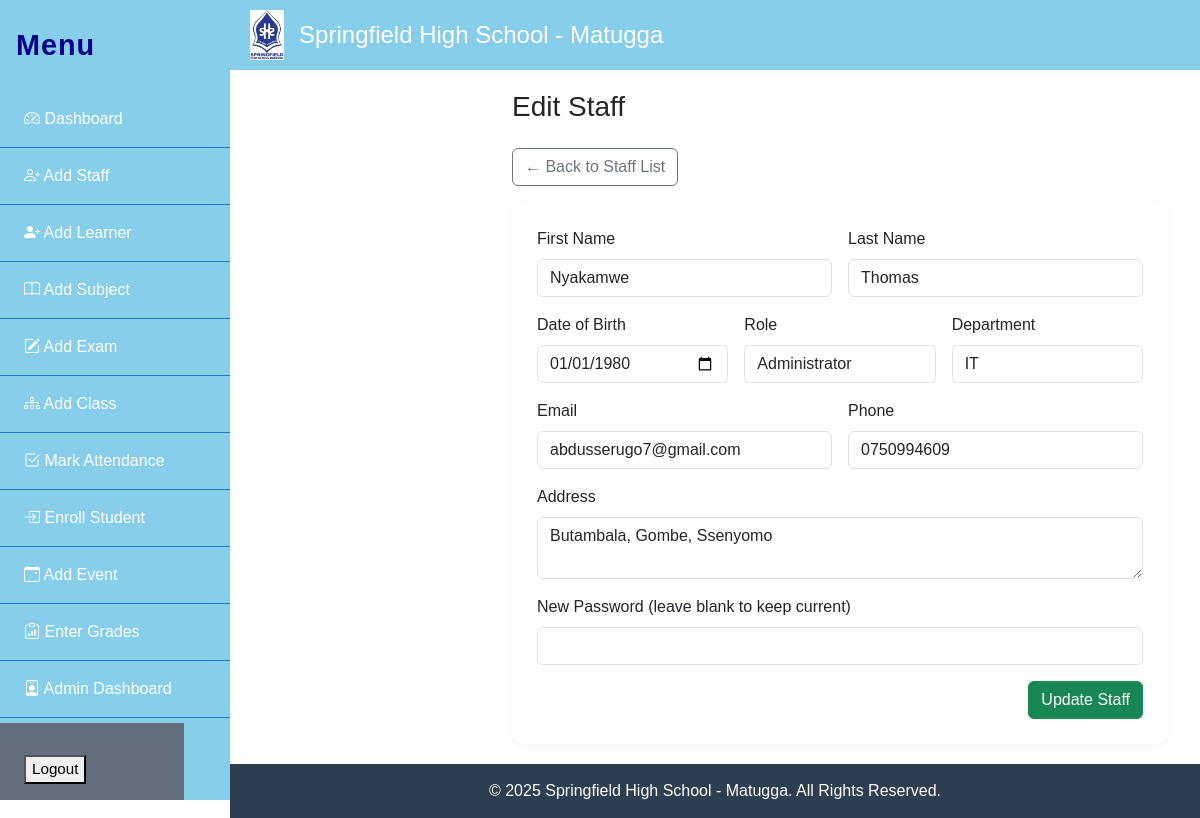
Screenshot of /staff/addstaff.php?id=1 with the database file from the repository.
### tables this page shows
CREATE TABLE `staff` (
  `staff_id` int(11) NOT NULL,
  `first_name` varchar(50) DEFAULT NULL,
  `last_name` varchar(50) DEFAULT NULL,
  `dob` date DEFAULT NULL,
  `role` varchar(50) DEFAULT NULL,
  `department` varchar(50) DEFAULT NULL,
  `email` varchar(100) DEFAULT NULL,
  `phone` varchar(20) DEFAULT NULL,
  `address` text DEFAULT NULL,
  `password` varchar(255) NOT NULL
);

### staff/addstaff.php (the view, shortened to what this page needs)
<?php
require_once('../db.php');
$edit = isset($_GET['id']);
if ($edit) {
    $id = intval($_GET['id']);
    $stmt = $conn->prepare("SELECT * FROM staff WHERE staff_id = ?");
    $stmt->bind_param('i', $id);
    $stmt->execute();
    $staff = $stmt->get_result()->fetch_assoc();
}
$values = [
    'first_name' => $edit ? $staff['first_name'] : '',
    'last_name'  => $edit ? $staff['last_name']  : '',
    'dob'        => $edit ? $staff['dob']        : '',
    'role'       => $edit ? $staff['role']       : '',
    'department' => $edit ? $staff['department'] : '',
    'email'      => $edit ? $staff['email']      : '',
    'phone'      => $edit ? $staff['phone']      : '',
    'address'    => $edit ? $staff['address']    : ''
];
?>
<!DOCTYPE html>
<html lang="en">
<head>
    <link href="https://cdn.jsdelivr.net/npm/bootstrap@5.3.2/dist/css/bootstrap.min.css" rel="stylesheet">
</head>
<body>
<?php include '../header.php'; ?>
<?php include '../includes/sidebar.php'; ?>
<div class="content-wrapper">
    <div class="container-fluid">
        <h3 class="mb-4"><?= $edit ? "Edit Staff" : "Add New Staff" ?></h3>
        <a href="stafflist.php" class="btn btn-outline-secondary mb-3">&larr; Back to Staff List</a>
        <div class="form-container">
            <form method="post" class="row g-3">
                <div class="col-md-6">
                    <label class="form-label">First Name</label>
                    <input type="text" name="first_name" class="form-control" required value="<?= htmlspecialchars($values['first_name']) ?>">
                </div>
                <div class="col-md-6">
                    <label class="form-label">Last Name</label>
                    <input type="text" name="last_name" class="form-control" required value="<?= htmlspecialchars($values['last_name']) ?>">
                </div>
                <div class="col-md-4">
                    <label class="form-label">Date of Birth</label>
                    <input type="date" name="dob" class="form-control" value="<?= htmlspecialchars($values['dob']) ?>">
                </div>
                <div class="col-md-4">
                    <label class="form-label">Role</label>
                    <input type="text" name="role" class="form-control" value="<?= htmlspecialchars($values['role']) ?>">
                </div>
                <div class="col-md-4">
                    <label class="form-label">Department</label>
                    <input type="text" name="department" class="form-control" value="<?= htmlspecialchars($values['department']) ?>">
                </div>
                <div class="col-md-6">
                    <label class="form-label">Email</label>
                    <input type="email" name="email" class="form-control" required value="<?= htmlspecialchars($values['email']) ?>">
                </div>
                <div class="col-md-6">
                    <label class="form-label">Phone</label>
                    <input type="text" name="phone" class="form-control" value="<?= htmlspecialchars($values['phone']) ?>">
                </div>
                <div class="col-12">
                    <label class="form-label">Address</label>
                    <textarea name="address" class="form-control"><?= htmlspecialchars($values['address']) ?></textarea>
                </div>
                <div class="col-12">
                    <label class="form-label"><?= $edit ? "New Password (leave blank to keep current)" : "Password" ?></label>
                    <input type="password" name="password" class="form-control" <?= $edit ? '' : 'required' ?>>
                </div>
                <div class="col-12 text-end">
                    <button type="submit" class="btn btn-success"><?= $edit ? "Update" : "Add" ?> Staff</button>
                </div>
            </form>
        </div>
    </div>
</div>
<?php include '../footer.php'; ?>
</body>
</html>

### staff/addstaff.php (style rules this page uses)
.content-wrapper { margin-left: 250px; padding: 20px; }
.form-container { background-color: #fff; border-radius: 12px; padding: 25px; box-shadow: 0 2px 8px rgba(0,0,0,0.05); }

### header.php (style rules this page uses)
body { margin: 0; font-family: Arial, sans-serif; }

### includes/sidebar.php (style rules this page uses)
body.with-sidebar { margin-left: 230px; transition: margin-left 0.3s; }

### rows the page displays
staff: first_name "Nyakamwe", last_name "Thomas", dob "01/01/1980", role "Administrator", department "IT", email "abdusserugo7@gmail.com", phone "0750994609", address "Butambala, Gombe, Ssenyomo"
